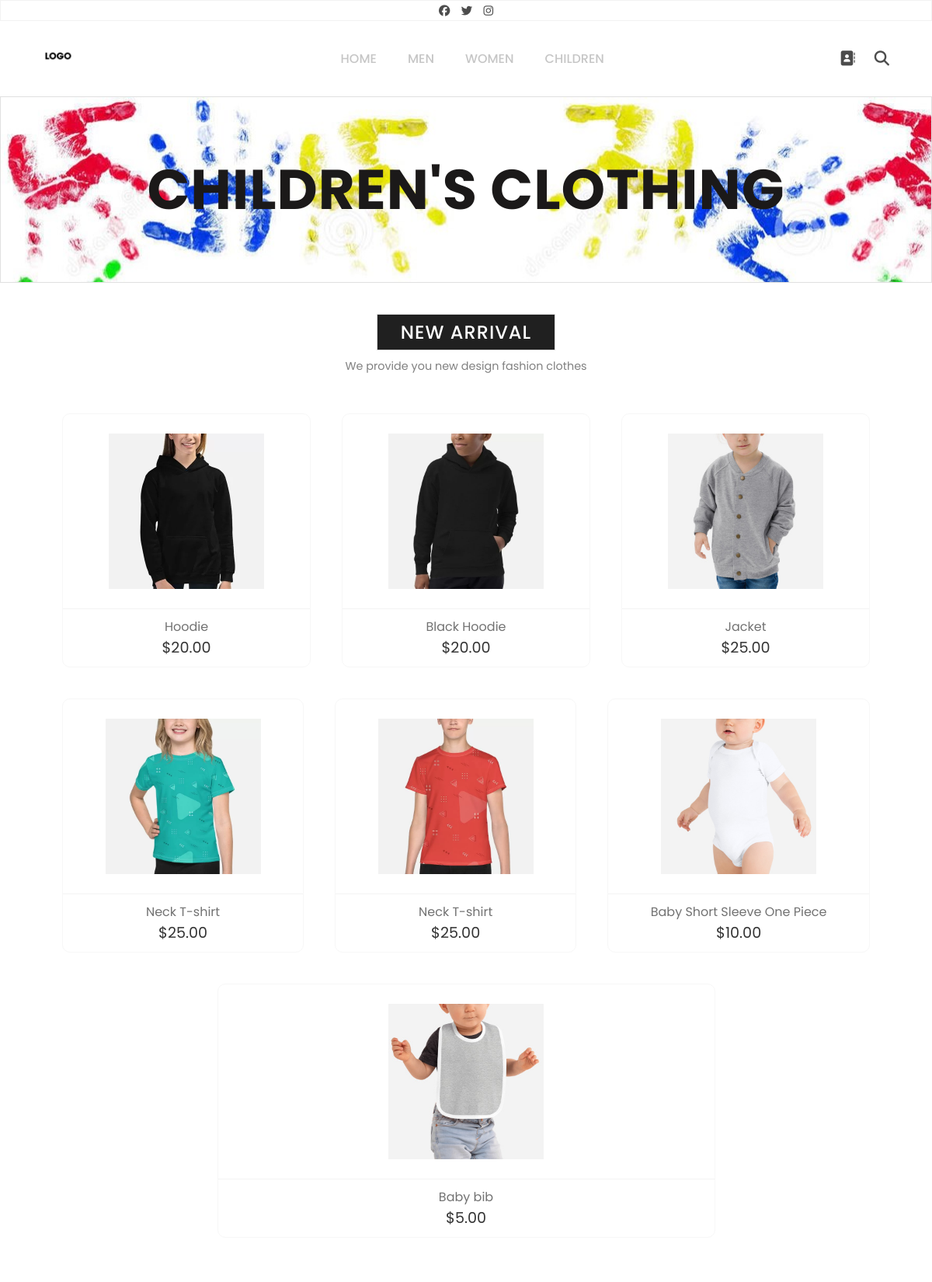
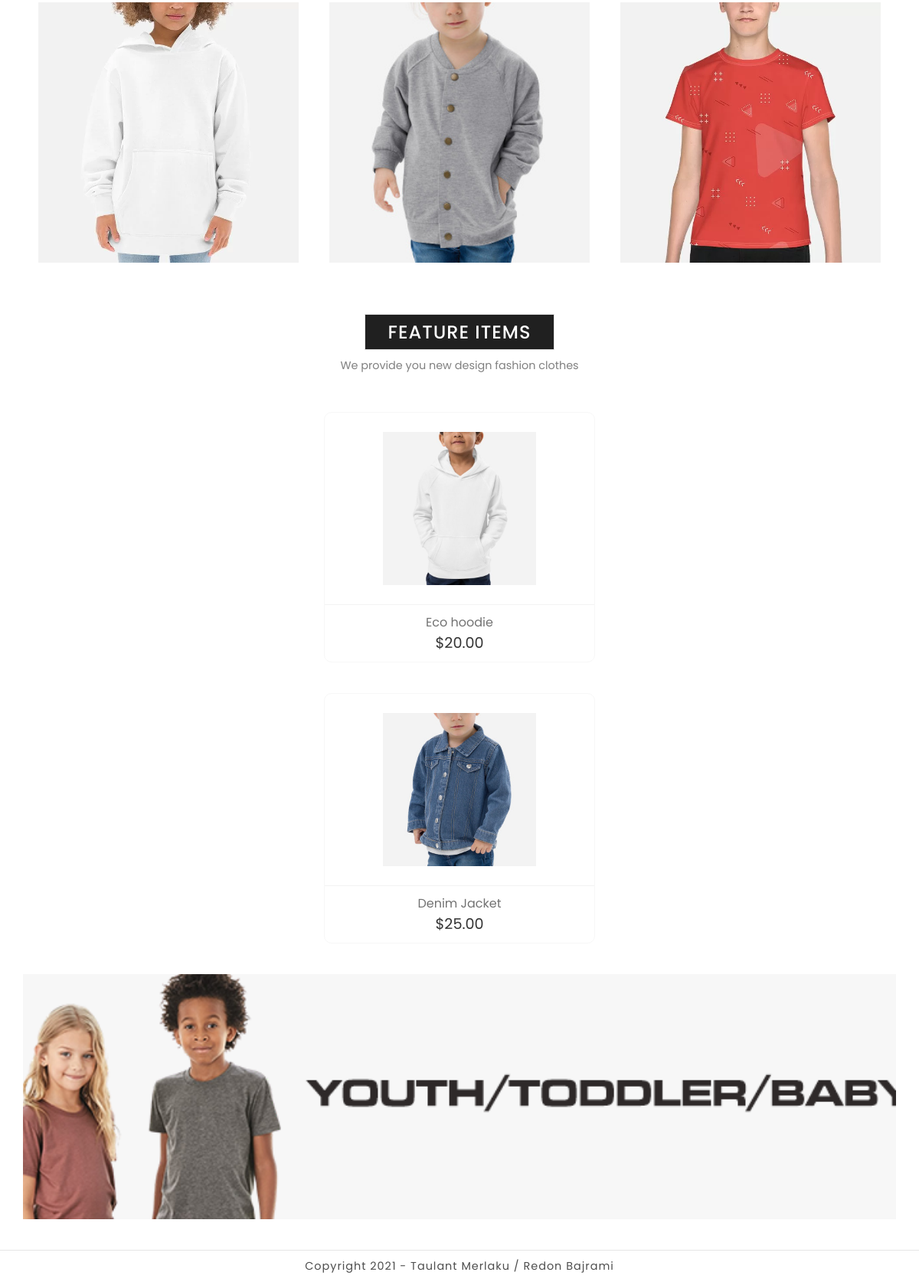
Page /Kids.php on the committed database (2 pictures, top to bottom).
### tables this page shows
CREATE TABLE `kidsnewarrival` (
  `id` int(11) NOT NULL,
  `table` varchar(255) NOT NULL DEFAULT 'kidsnewarrival',
  `img` varchar(255) NOT NULL,
  `name` varchar(255) NOT NULL,
  `price` decimal(10,2) NOT NULL
);

CREATE TABLE `kidsfeatureitems` (
  `id` int(11) NOT NULL,
  `table` varchar(255) NOT NULL DEFAULT 'kidsfeatureitems',
  `img` varchar(255) NOT NULL,
  `name` varchar(255) NOT NULL,
  `price` decimal(10,2) NOT NULL
);

### includeParts/products.php (the view, shortened to what this page needs)
<?php if (mysqli_num_rows($select_product) > 0) {
    while ($fetch_product = mysqli_fetch_assoc($select_product)) { ?>
        <form class="product-box" method="post" action="">
            <div class="product-img">
                <img src="img/<?php echo $fetch_product['img']; ?>" />
            </div>
            <div class="product-details">
                <a href="#" class="p-name"><?php echo $fetch_product['name']; ?></a>
                <span class="p-price">$<?php echo $fetch_product['price']; ?></span>
            </div>
        </form>
<?php };
}; ?>

### css/style.css (style rules this page uses)
body { margin: 0; padding: 0; font-family: poppins; background-color: #ffff; }
* { box-sizing: border-box; }
a { text-decoration: none; }
.product-box { display: flex; flex-grow: 0.5; flex-direction: column; align-items: center; border: 1px solid #f7f7f7; border-radius: 10px; margin: 20px; }
.product-img { width: 200px; height: 210px; margin: 20px; cursor: pointer; position: relative; }
.product-img img { width: 100%; height: 100%; object-fit: contain; object-position: center; }
.product-details { display: flex; flex-direction: column; align-items: center; width: 100%; padding: 10px 20px; border-top: 1px solid #f3f3f3; }
.p-name { color: #727272; }
.p-price { color: #333333; font-size: 1.2rem; font-weight: 400; }

### rows in the picture
kidsnewarrival: img (picture), name "Hoodie", price "20.00"
kidsnewarrival: img (picture), name "Black Hoodie", price "20.00"
kidsnewarrival: img (picture), name "Jacket", price "25.00"
kidsnewarrival: img (picture), name "Neck T-shirt", price "25.00"
kidsnewarrival: img (picture), name "Neck T-shirt", price "25.00"
kidsnewarrival: img (picture), name "Baby Short Sleeve One Piece", price "10.00"
kidsnewarrival: img (picture), name "Baby bib", price "5.00"
kidsfeatureitems: img (picture), name "Eco hoodie", price "20.00"
kidsfeatureitems: img (picture), name "Denim Jacket", price "25.00"
